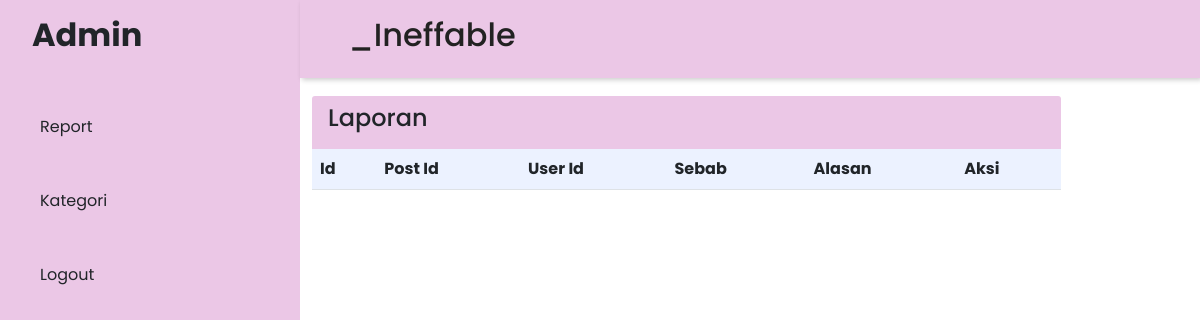
Page /admin/index.php on the earlier database version.
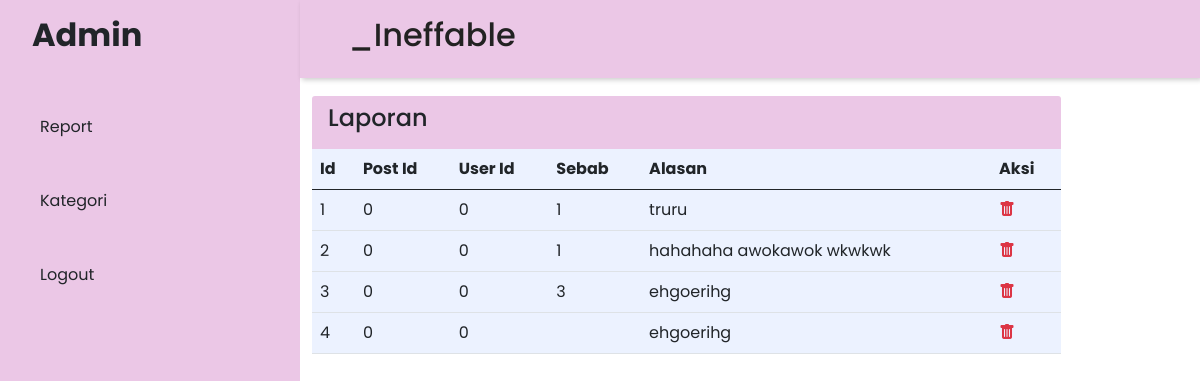
Same page on the later database version.
### tables this page shows
CREATE TABLE `tb_report` (
  `id` int(11) NOT NULL,
  `post_id` int(11) NOT NULL,
  `user_id` int(11) NOT NULL,
  `sebab` text NOT NULL,
  `Alasan` text NOT NULL
);

### admin/report.php (the view, shortened to what this page needs)
<?php
  include 'header.php';
  include '../db/koneksi.php';
?>
<div class="container">
  <div class="row">
    <div class="col-md-8 ml-5">
      <div class="card-header border-0 d-flex justify-content-between" style="background-color: #EBC7E6; width: 130%;">
      <h4 class="d-inline">
                    Laporan
                </h4>
            </div>
      <table class="table" style="background-color: #ECF2FF;">
  <thead>
    <tr>
      <th scope="col">Id</th>
      <th scope="col">Post Id</th>
      <th scope="col">User Id</th>
      <th scope="col">Sebab</th>
      <th scope="col">Alasan</th>
      <th scope="col">Aksi</th>
    </tr>
  </thead>
  <?php $data = $conn->query("SELECT * FROM tb_report"); ?>
                    <?php $no = 1; ?>
                    <?php while ($row = $data->fetch_assoc()) : ?>
                        <tr>
                            <td><?php echo $no++ ?></td>
                            <td><?php echo $row["user_id"] ?></td>
                            <td><?php echo $row["post_id"] ?></td>
                            <td><?php echo $row["sebab"] ?></td>
                            <td><?php echo $row["Alasan"] ?></td>
                            <td>
                                <a href="index.php?id=<?php echo $row['id']?>&halaman=delete_report" class="text-danger">
                                    <i class="bi bi-trash-fill"></i>
                                </a>
                            </td>
                        </tr>
                    <?php endwhile ?>
</table>
    </div>
</div>

Differences in the rows shown:
added tb_report: user "0", post "0", sebab "1", Alasan "truru"
added tb_report: user "0", post "0", sebab "1", Alasan "hahahaha awokawok wkwkwk"
added tb_report: user "0", post "0", sebab "3", Alasan "ehgoerihg"
added tb_report: user "0", post "0", Alasan "ehgoerihg"
